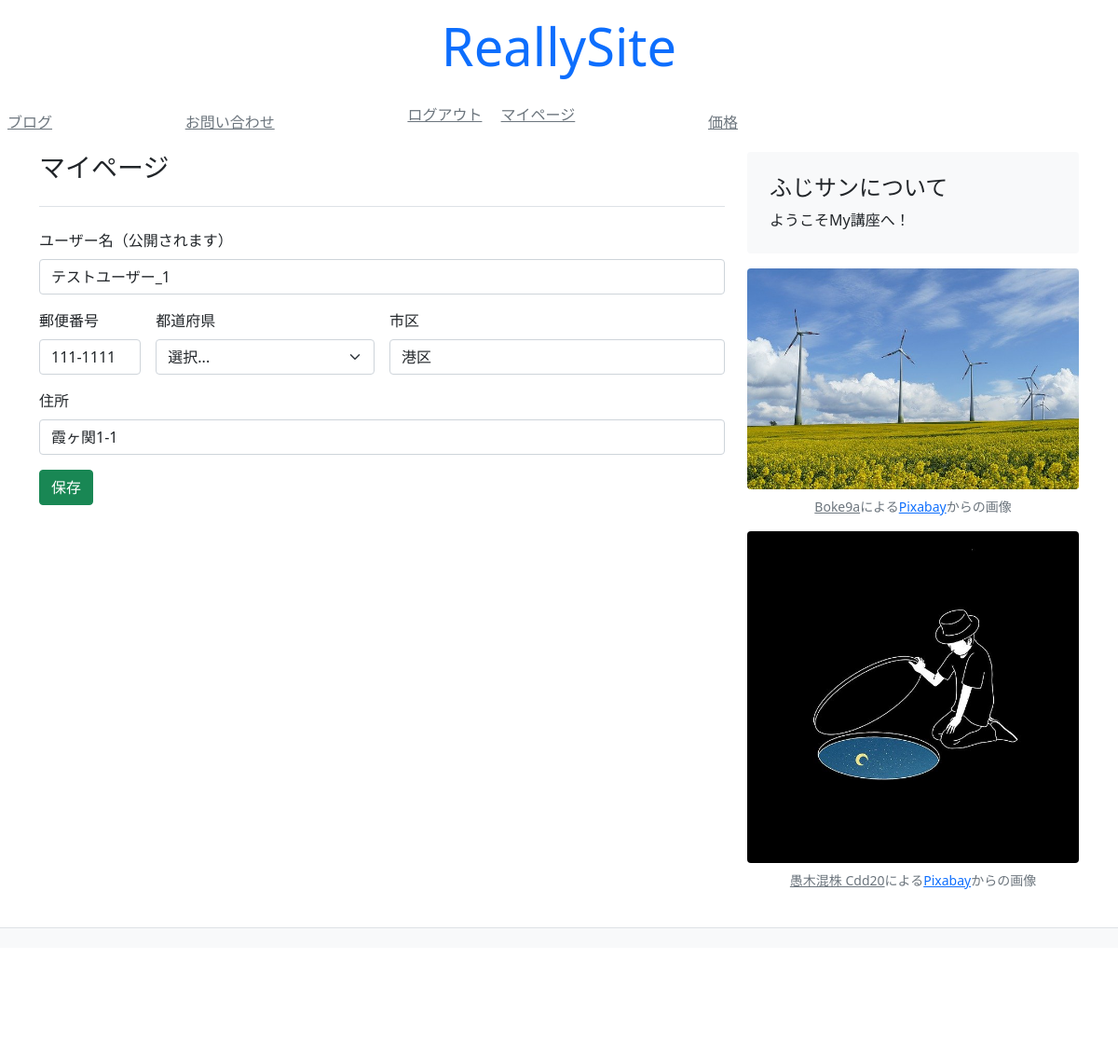
Page /mypage/ (signed in) on the earlier database version.
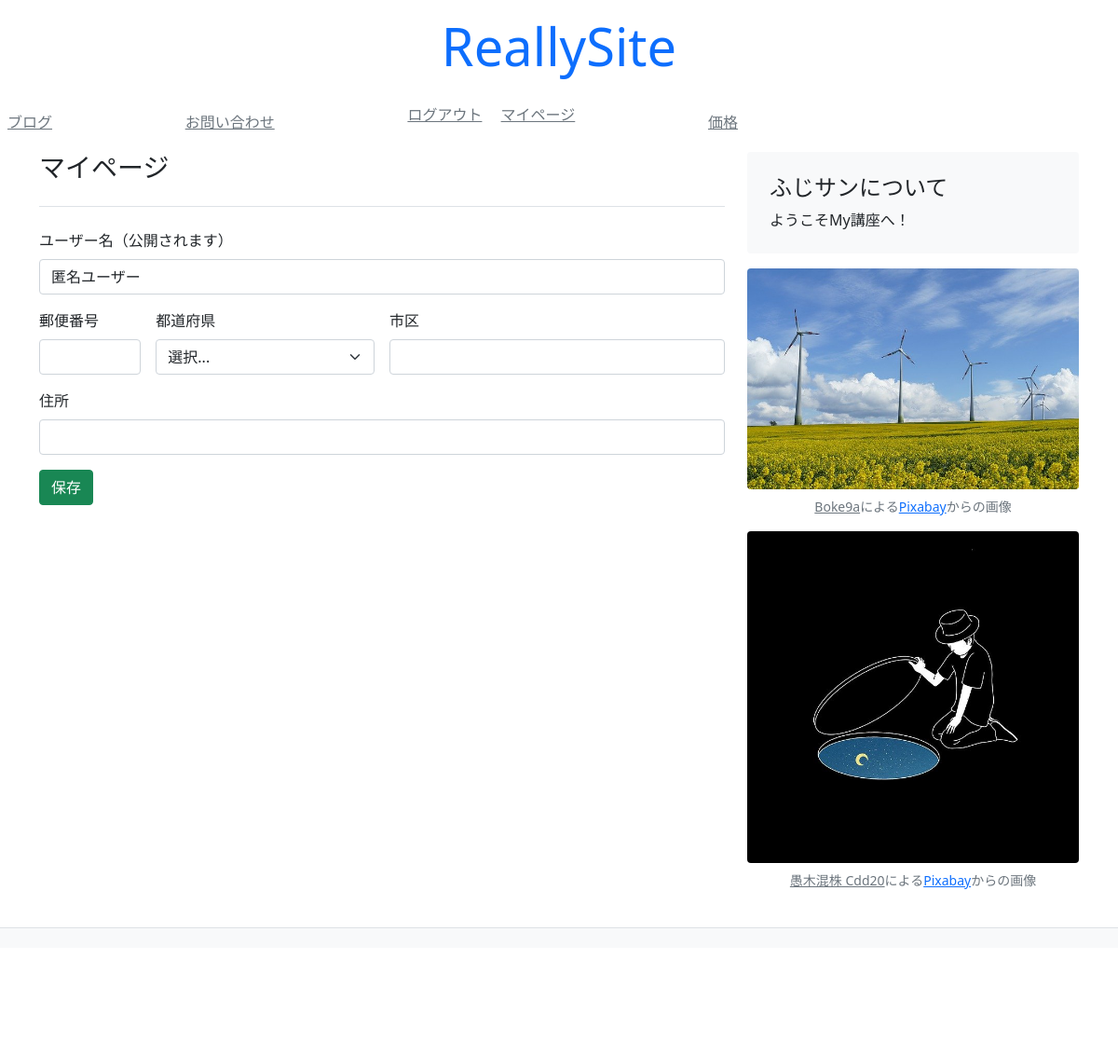
Same page on the later database version.
### mysite/models/account_models.py (models this page shows, shortened)
class User(AbstractBaseUser):
    email = models.EmailField(
        max_length=255,
        unique=True,
    )
    is_active = models.BooleanField(default=True)
    is_admin = models.BooleanField(default=False)
    objects = UserManager()
    USERNAME_FIELD = 'email'
    REQUIRED_FIELDS = []

### mysite/models/profile_models.py (models this page shows)
class Profile(models.Model):
    user = models.OneToOneField(get_user_model(), unique=True, on_delete=models.CASCADE, primary_key=True)
    username = models.CharField(default="匿名ユーザー", max_length=30)
    zip_code = models.CharField(default="", max_length=10)
    prefecture = models.CharField(default="", max_length=6)
    city = models.CharField(default="", max_length=100)
    address = models.CharField(default="", max_length=100)

### mysite/views.py (the view, shortened to what this page needs)
# urls.py: path('mypage/', views.mypage),
@login_required
def mypage(request):
    user = request.user
    context = {
        "user": user
    }
    return render(request, 'mysite/mypage.html', context)

### templates/mysite/mypage.html (shortened to what this page needs)
{% extends 'mysite/base.html' %}
{% block content %}
  <main class="container">
    <div class="row">
      <div class="col-md-8">
        <h3 class="pb-4 mb-4 font-italic border-bottom">
          マイページ
        </h3>
        <form class="row g-3" method="POST">
          <div class="col-12">
            <label class="form-label">ユーザー名（公開されます）</label>
            <input type="text" class="form-control" id="id_username" name="username" placeholder="煉獄 杏寿郎" value="{{ user.profile.username }}">
          </div>
          <div class="col-md-2">
            <label class="form-label">郵便番号</label>
            <input type="text" class="form-control" id="id_zipcode" name="zip_code" value="{{ user.profile.zip_code }}">
          </div>
          <div class="col-md-4">
            <label class="form-label">都道府県</label>
            <select id="id_prefecture" name="prefecture" class="form-select" value="{{ user.profile.prefecture }}">
              <option selected="selected">選択...</option>
            </select>
          </div>
          <div class="col-md-6">
            <label class="form-label">市区</label>
            <input type="text" class="form-control" id="id_city" name="city" value="{{ user.profile.city }}">
          </div>
          <div class="col-12">
            <label class="form-label">住所</label>
            <input type="text" class="form-control" id="id_address" name="address" placeholder="" value="{{ user.profile.address }}">
          </div>
          <div class="col-12">
            <button type="submit" class="btn btn-success">保存</button>
          </div>
        </form>
      </div>
      {% include 'mysite/snippets/sidebar.html' %}
    </div>
  </main>
{% endblock %}

Differences in the rows shown:
changed User "選択...": username "テストユーザー_1" → "匿名ユーザー"; zip_code "111-1111" → (not shown); city "港区" → (not shown); address "霞ヶ関1-1" → (not shown)
